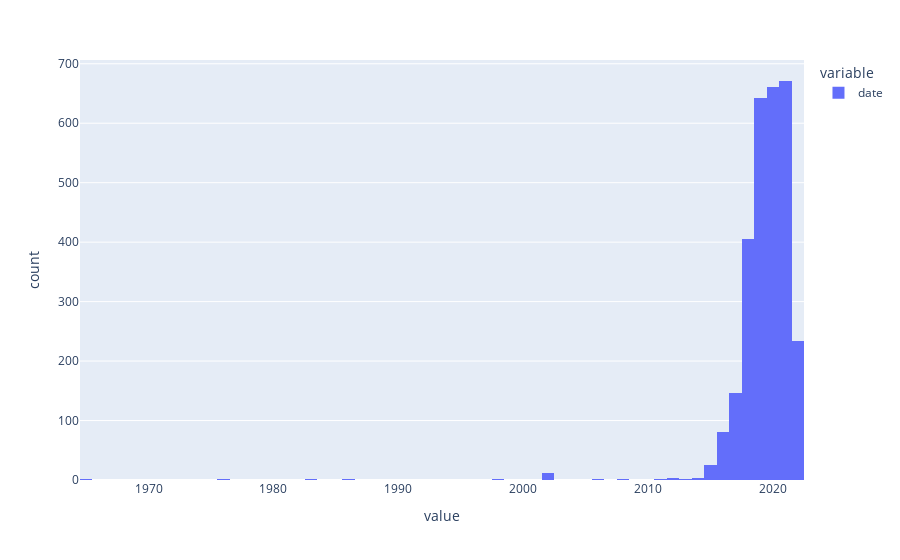

The code cell stored with this chart in its notebook:
### Code cell
df_ai['year']= df_ai['date'].dt.year

### Figure 1 — Plotly figure (JSON) as saved in the notebook; plotly's stock layout.template omitted (floating-point values rounded to 4 significant figures; data arrays with more than 128 entries replaced by an {"elided": "..."} marker saying what was removed)
{"data": [{"alignmentgroup": "True", "bingroup": "x", "hovertemplate": "variable=date<br>value=%{x}<br>count=%{y}<extra></extra>", "legendgroup": "date", "marker": {"color": "#636efa", "pattern": {"shape": ""}}, "name": "date", "offsetgroup": "date", "orientation": "v", "showlegend": true, "type": "histogram", "x": {"elided": "2948 int values"}, "xaxis": "x", "yaxis": "y"}], "layout": {"barmode": "relative", "legend": {"title": {"text": "variable"}, "tracegroupgap": 0}, "margin": {"t": 60}, "xaxis": {"anchor": "y", "domain": [0, 1], "title": {"text": "value"}}, "yaxis": {"anchor": "x", "domain": [0, 1], "title": {"text": "count"}}}}
